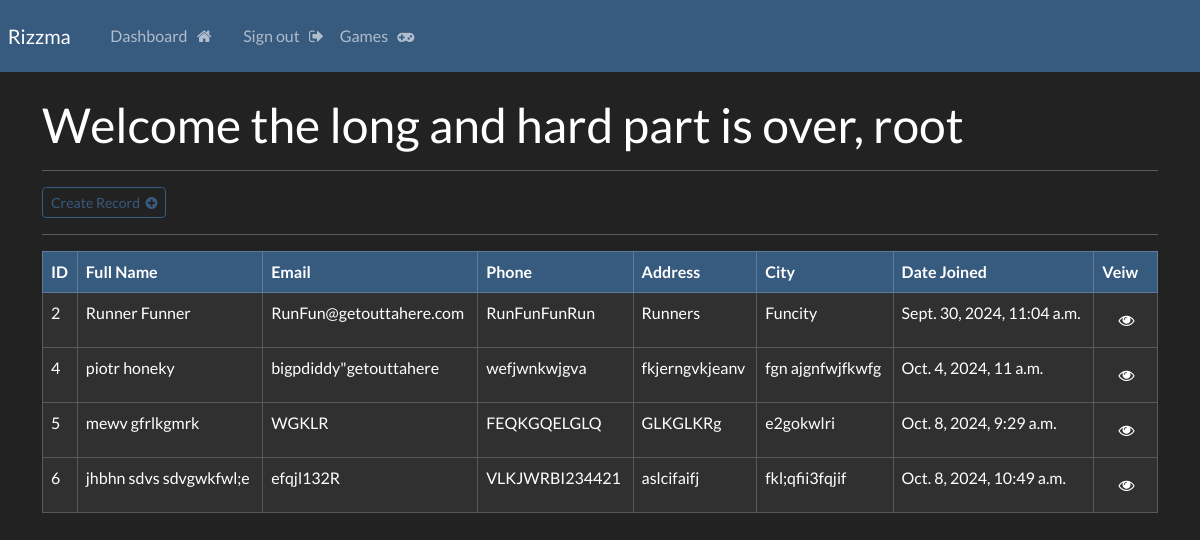
The page /dashboard (signed in) on the database its author committed.
### website/models.py (models this page shows, shortened)
class Record(models.Model):
    creation_data = models.DateTimeField(auto_now_add=True)
    first_name = models.CharField(max_length=100)
    last_name = models.CharField(max_length=100)
    email = models.CharField(max_length=255)
    phone = models.CharField(max_length=20)
    address = models.CharField(max_length=255)
    city = models.CharField(max_length=255)

### website/views.py (the view)
# urls.py: path('dashboard', views.dashboard, name='dashboard'),
@login_required(login_url='my-login')
def dashboard(request):
    my_record = Record.objects.all()
    context = {'records':my_record}
    return render(request, 'website/dashboard.html',context=context)

### website/templates/website/dashboard.html
{% extends 'website/base.html' %}
{% block content %}
    <h1> Welcome the long and hard part is over, {{user}}</h1>
    <hr>
    <a class="btn btn-outline-primary btn-sm" href="{% url 'create-record' %}">
        Create Record &nbsp;<i class="fa fa-plus-circle" aria-hidden="true"></i>
    </a>
    <table class="table table-dark table-hover table-bordered">
        <thead class="table-primary">
            <tr>
                <th scope="col">ID</th>
                <th scope="col">Full Name</th>
                <th scope="col">Email</th>
                <th scope="col">Phone</th>
                <th scope="col">Address</th>
                <th scope="col">City</th>
                <th scope="col">Date Joined</th>
                <th scope="col">Veiw</th>
            </tr>
        </thead>
    <hr>
    <tbody>
    {% if records %}
        {% for record in records %}
        <tr>
            <td>{{record.id}}</td>
            <td>{{record.first_name}} {{record.last_name}}</td>
            <td>{{record.email}}</td>
            <td>{{record.phone}}</td>
            <td>{{record.address}}</td>
            <td>{{record.city}}</td>
            <td>{{record.creation_data}}</td>
            <td><a href="{% url 'record' record.id %}"><button class="btn btn-block"> &nbsp;<i class="fa fa-eye" aria-hidden="true"></i></button></a></td>
        </tr>
        {% endfor %}
    </tbody>
</table>
{% endif %}
{% endblock %}

### rows shown on the page
Record: id "2", first_name "Runner", last_name "Funner", email "RunFun@getouttahere.com", phone "RunFunFunRun", address "Runners", city "Funcity", creation_data "Sept. 30, 2024, 11:04 a.m."
Record: id "4", first_name "piotr", last_name "honeky", email "bigpdiddy\"getouttahere", phone "wefjwnkwjgva", address "fkjerngvkjeanv", city "fgn ajgnfwjfkwfg", creation_data "Oct. 4, 2024, 11 a.m."
Record: id "5", first_name "mewv", last_name "gfrlkgmrk", email "WGKLR", phone "FEQKGQELGLQ", address "GLKGLKRg", city "e2gokwlri", creation_data "Oct. 8, 2024, 9:29 a.m."
Record: id "6", first_name "jhbhn sdvs", last_name "sdvgwkfwl;e", email "efqjl132R", phone "VLKJWRBI234421", address "aslcifaifj", city "fkl;qfii3fqjif", creation_data "Oct. 8, 2024, 10:49 a.m."

### other values the page prints
{{ user }} "root"
